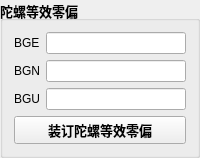
    <widget class="QGroupBox" name="groupBox_7">
     <property name="font">
      <font>
       <pointsize>10</pointsize>
       <weight>75</weight>
       <bold>true</bold>
      </font>
     </property>
     <property name="title">
      <string>陀螺等效零偏</string>
     </property>
     <layout class="QGridLayout" name="gridLayout_4">
      <item row="1" column="1">
       <widget class="QLineEdit" name="lineEdit_26">
        <property name="font">
         <font>
          <pointsize>9</pointsize>
          <weight>50</weight>
          <bold>false</bold>
         </font>
        </property>
        <property name="toolTip">
         <string>-2147.483648 ~2147.483647°/h</string>
        </property>
       </widget>
      </item>
      <item row="0" column="0">
       <widget class="QLabel" name="label_25">
        <property name="font">
         <font>
          <pointsize>9</pointsize>
          <weight>50</weight>
          <bold>false</bold>
         </font>
        </property>
        <property name="text">
         <string>BGE</string>
        </property>
       </widget>
      </item>
      <item row="2" column="1">
       <widget class="QLineEdit" name="lineEdit_27">
        <property name="font">
         <font>
          <pointsize>9</pointsize>
          <weight>50</weight>
          <bold>false</bold>
         </font>
        </property>
        <property name="toolTip">
         <string>-2147.483648 ~2147.483647°/h</string>
        </property>
       </widget>
      </item>
      <item row="0" column="1">
       <widget class="QLineEdit" name="lineEdit_25">
        <property name="font">
         <font>
          <pointsize>9</pointsize>
          <weight>50</weight>
          <bold>false</bold>
         </font>
        </property>
        <property name="toolTip">
         <string>-2147.483648 ~2147.483647°/h</string>
        </property>
       </widget>
      </item>
      <item row="2" column="0">
       <widget class="QLabel" name="label_27">
        <property name="font">
         <font>
          <pointsize>9</pointsize>
          <weight>50</weight>
          <bold>false</bold>
         </font>
        </property>
        <property name="text">
         <string>BGU</string>
        </property>
       </widget>
      </item>
      <item row="3" column="0" colspan="2">
       <widget class="QPushButton" name="pushButton_3">
        <property name="font">
         <font>
          <pointsize>10</pointsize>
          <weight>75</weight>
          <bold>true</bold>
         </font>
        </property>
        <property name="text">
         <string>装订陀螺等效零偏</string>
        </property>
       </widget>
      </item>
      <item row="1" column="0">
       <widget class="QLabel" name="label_26">
        <property name="font">
         <font>
          <pointsize>9</pointsize>
          <weight>50</weight>
          <bold>false</bold>
         </font>
        </property>
        <property name="text">
         <string>BGN</string>
        </property>
       </widget>
      </item>
     </layout>
    </widget>
